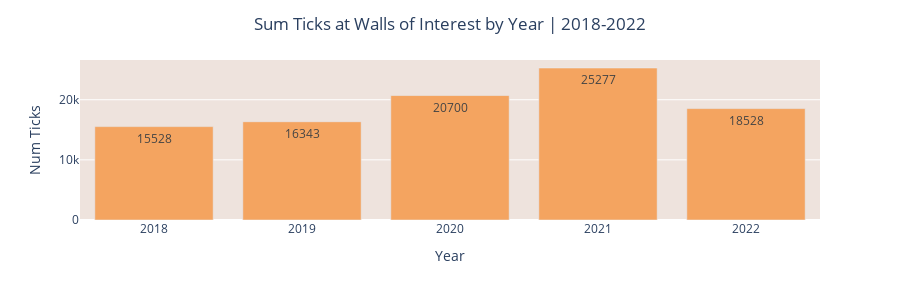

Here is the notebook cell this chart was saved with:
### Code cell
rapt_year_all = df_rapt_bb_alldates_restrwalls['Date'].groupby(df_rapt_bb_alldates_restrwalls['Date'].dt.year).count()
rapt_year_all = rapt_year_all.loc[rapt_year_bb.index]

fig = px.bar(rapt_year_all, text_auto='0', height=300)
fig.update_xaxes(title='Year')
fig.update_yaxes(title='Num Ticks')
fig.update_traces(marker_color='#F4A460')
fig.update_layout(title='Sum Ticks at Walls of Interest by Year | 2018-2022', title_x=0.5, showlegend=False, plot_bgcolor='#EEE3DD')
fig.write_html(html_folder + 'year_tot.html')
fig

### Figure 1 — Plotly figure (JSON) as saved in the notebook; plotly's stock layout.template omitted (floating-point values rounded to 4 significant figures)
{"data": [{"alignmentgroup": "True", "hovertemplate": "variable=Date<br>index=%{x}<br>value=%{y}<extra></extra>", "legendgroup": "Date", "marker": {"color": "#F4A460", "pattern": {"shape": ""}}, "name": "Date", "offsetgroup": "Date", "orientation": "v", "showlegend": true, "textposition": "auto", "texttemplate": "%{y:0}", "type": "bar", "x": [2018, 2019, 2020, 2021, 2022], "xaxis": "x", "y": [15528, 16343, 20700, 25277, 18528], "yaxis": "y"}], "layout": {"barmode": "relative", "height": 300, "legend": {"title": {"text": "variable"}, "tracegroupgap": 0}, "margin": {"t": 60}, "plot_bgcolor": "#EEE3DD", "showlegend": false, "title": {"text": "Sum Ticks at Walls of Interest by Year | 2018-2022", "x": 0.5}, "xaxis": {"anchor": "y", "domain": [0, 1], "title": {"text": "Year"}}, "yaxis": {"anchor": "x", "domain": [0, 1], "title": {"text": "Num Ticks"}}}}
